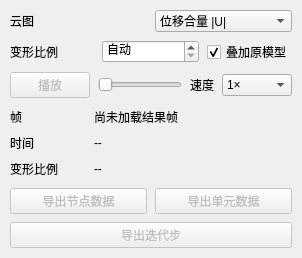
<?xml version="1.0" encoding="UTF-8"?>
<ui version="4.0">
 <class>ResultControlPanelClass</class>
 <widget class="QWidget" name="ResultControlPanelClass">
  <layout class="QVBoxLayout" name="rootLayout"><property name="leftMargin"><number>0</number></property><property name="topMargin"><number>0</number></property><property name="rightMargin"><number>0</number></property><property name="bottomMargin"><number>0</number></property>
   <item><widget class="QFrame" name="analysisParameterCard"><layout class="QVBoxLayout" name="cardLayout"><property name="leftMargin"><number>10</number></property><property name="topMargin"><number>10</number></property><property name="rightMargin"><number>10</number></property><property name="bottomMargin"><number>10</number></property><property name="spacing"><number>8</number></property>
    <item><layout class="QHBoxLayout" name="fieldRow"><item><widget class="QLabel" name="fieldLabel"><property name="text"><string>云图</string></property></widget></item><item><widget class="QComboBox" name="fieldCombo"><item><property name="text"><string>位移合量 |U|</string></property></item><item><property name="text"><string>X 向位移 U-X</string></property></item><item><property name="text"><string>Y 向位移 U-Y</string></property></item><item><property name="text"><string>Z 向位移 U-Z</string></property></item><item><property name="text"><string>轴力</string></property></item><item><property name="text"><string>应力</string></property></item><item><property name="text"><string>应变</string></property></item></widget></item></layout></item>
    <item><layout class="QHBoxLayout" name="scaleRow"><item><widget class="QLabel" name="scaleLabel"><property name="text"><string>变形比例</string></property></widget></item><item><widget class="QDoubleSpinBox" name="scaleSpin"><property name="maximum"><double>1000000.000000000000000</double></property><property name="decimals"><number>4</number></property><property name="specialValueText"><string>自动</string></property></widget></item><item><widget class="QCheckBox" name="originalCheck"><property name="text"><string>叠加原模型</string></property><property name="checked"><bool>true</bool></property></widget></item></layout></item>
    <item><layout class="QHBoxLayout" name="frameRow"><item><widget class="QPushButton" name="playButton"><property name="text"><string>播放</string></property><property name="enabled"><bool>false</bool></property></widget></item><item><widget class="QSlider" name="frameSlider"><property name="orientation"><enum>Qt::Horizontal</enum></property><property name="enabled"><bool>false</bool></property></widget></item><item><widget class="QLabel" name="speedLabel"><property name="text"><string>速度</string></property></widget></item><item><widget class="QComboBox" name="speedCombo"><property name="minimumSize"><size><width>70</width><height>0</height></size></property><property name="toolTip"><string>结果动画播放速度</string></property><property name="currentIndex"><number>2</number></property><item><property name="text"><string>0.25×</string></property></item><item><property name="text"><string>0.5×</string></property></item><item><property name="text"><string>1×</string></property></item><item><property name="text"><string>2×</string></property></item><item><property name="text"><string>4×</string></property></item><item><property name="text"><string>8×</string></property></item></widget></item></layout></item>
    <item>
     <layout class="QGridLayout" name="resultFrameStatusLayout" columnstretch="0,1">
      <property name="horizontalSpacing"><number>12</number></property>
      <property name="verticalSpacing"><number>4</number></property>
      <item row="0" column="0"><widget class="QLabel" name="frameCaptionLabel"><property name="minimumSize"><size><width>72</width><height>22</height></size></property><property name="text"><string>帧</string></property></widget></item>
      <item row="0" column="1"><widget class="QLabel" name="frameLabel"><property name="minimumSize"><size><width>120</width><height>22</height></size></property><property name="text"><string>尚未加载结果帧</string></property></widget></item>
      <item row="1" column="0"><widget class="QLabel" name="timeCaptionLabel"><property name="minimumSize"><size><width>72</width><height>22</height></size></property><property name="text"><string>时间</string></property></widget></item>
      <item row="1" column="1"><widget class="QLabel" name="timeValueLabel"><property name="minimumSize"><size><width>120</width><height>22</height></size></property><property name="text"><string>--</string></property></widget></item>
      <item row="2" column="0"><widget class="QLabel" name="deformationCaptionLabel"><property name="minimumSize"><size><width>72</width><height>22</height></size></property><property name="text"><string>变形比例</string></property></widget></item>
      <item row="2" column="1"><widget class="QLabel" name="deformationValueLabel"><property name="minimumSize"><size><width>120</width><height>22</height></size></property><property name="text"><string>--</string></property></widget></item>
     </layout>
    </item>
    <item><layout class="QHBoxLayout" name="exportRow"><item><widget class="QPushButton" name="exportButton"><property name="text"><string>导出节点数据</string></property><property name="enabled"><bool>false</bool></property></widget></item><item><widget class="QPushButton" name="exportElementButton"><property name="text"><string>导出单元数据</string></property><property name="enabled"><bool>false</bool></property></widget></item></layout></item>
   <item><widget class="QPushButton" name="exportIterationButton"><property name="text"><string>导出迭代步</string></property><property name="enabled"><bool>false</bool></property></widget></item>
   </layout></widget></item>
  </layout>
 </widget><resources/><connections/>
</ui>
